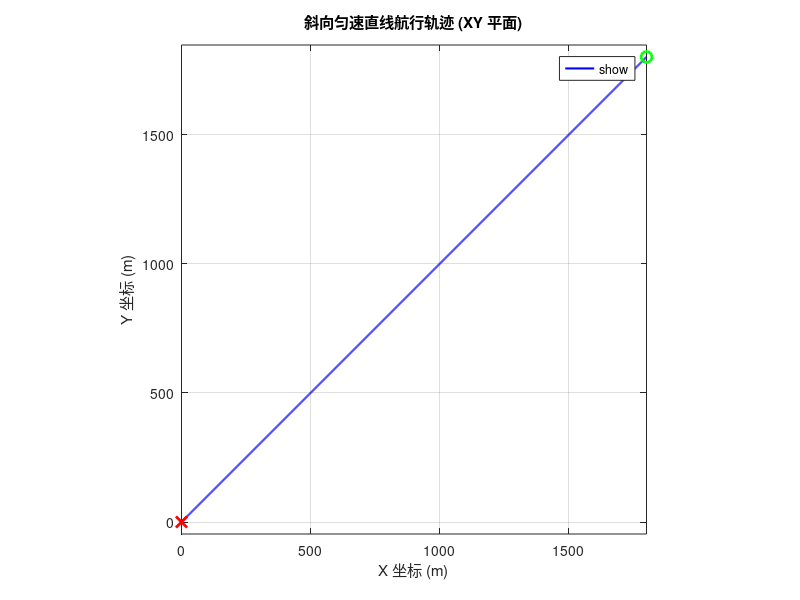

This chart was generated by the following MATLAB code:
% MATLAB 代码：生成水平匀速直线轨迹
function [trajectory_coords,velocity_info]=trjgen()

% MATLAB 代码：生成斜向匀速直线轨迹

% --- 轨迹参数定义 ---
start_pos = [1800, 1800, 30]; % 起点坐标 [X0, Y0, Z0]
end_pos = [0, 0, 30]; % 终点坐标 [Xf, Yf, Zf]
speed_magnitude = 1;         % 速度大小 (m/s)
sample_time = 1;             % 采样时间间隔 (s)

fprintf('正在生成斜向轨迹信息...\n');

% --- 计算轨迹总距离 ---
delta_x = end_pos(1) - start_pos(1);
delta_y = end_pos(2) - start_pos(2);
total_distance = sqrt(delta_x^2 + delta_y^2);

% --- 计算总时间 ---
total_time = total_distance / speed_magnitude;

% --- 生成时间序列 ---
% linspace 可以确保起点和终点准确包含，并均匀分布
time_vector = 0:sample_time:total_time;
num_samples = length(time_vector); % 实际的采样点数量

% --- 生成坐标点信息 ---
% X 坐标：线性插值
x_coords = start_pos(1) + (delta_x / total_time) * time_vector;
% Y 坐标：线性插值
y_coords = start_pos(2) + (delta_y / total_time) * time_vector;
% Z 坐标：始终保持为起点 Z
z_coords = repmat(start_pos(3), 1, num_samples);

% 将坐标点组织成一个 N x 3 的矩阵
trajectory_coords = [x_coords', y_coords', z_coords'];

% --- 生成速度信息 ---
% 计算 X 和 Y 方向的匀速分量
vx = delta_x / total_time;
vy = delta_y / total_time;
vz = 0; % Z 方向速度为 0

% 将速度信息组织成一个 N x 3 的矩阵 (每行相同)
velocity_info = repmat([vx, vy, vz], num_samples, 1);

fprintf('斜向轨迹生成完成。\n');
fprintf('总距离: %.4f m\n', total_distance);
fprintf('总时间: %.4f s\n', total_time);
fprintf('采样点数量: %d\n', num_samples);
fprintf('X方向速度分量: %.4f m/s\n', vx);
fprintf('Y方向速度分量: %.4f m/s\n', vy);
fprintf('Z方向速度分量: %.4f m/s\n', vz);
fprintf('合成速度大小: %.4f m/s (应与输入速度大小一致)\n', norm([vx, vy, vz]));
% 
% % --- 显示部分结果 (可选) ---
% disp('前5个坐标点 (X, Y, Z):');
% disp(trajectory_coords(1:min(5, num_samples), :));
% 
% disp('后5个坐标点 (X, Y, Z):');
% disp(trajectory_coords(max(1, num_samples-4):num_samples, :));
% 
% disp('速度信息 (前5个) (X, Y, Z):');
% disp(velocity_info(1:min(5, num_samples), :));

% --- 绘制轨迹图 (2D 水平平面图) ---
figure('Position',[100,100,500,500]);
plot(trajectory_coords(:,1), trajectory_coords(:,2), 'b-', 'LineWidth', 1.5);
hold on;
plot(start_pos(1), start_pos(2), 'go', 'MarkerSize', 8, 'LineWidth', 2, 'DisplayName', '起点');
plot(end_pos(1), end_pos(2), 'rx', 'MarkerSize', 8, 'LineWidth', 2, 'DisplayName', '终点');
grid on;
axis equal; % 确保X和Y轴比例一致
xlabel('X 坐标 (m)');
ylabel('Y 坐标 (m)');
title('斜向匀速直线航行轨迹 (XY 平面)');
legend('show', 'Location', 'best');
hold off;
% 
% % --- 绘制轨迹图 (3D 图) ---
% figure;
% plot3(trajectory_coords(:,1), trajectory_coords(:,2), trajectory_coords(:,3), 'b-', 'LineWidth', 1.5);
% hold on;
% plot3(start_pos(1), start_pos(2), start_pos(3), 'go', 'MarkerSize', 8, 'LineWidth', 2, 'DisplayName', '起点');
% plot3(end_pos(1), end_pos(2), end_pos(3), 'rx', 'MarkerSize', 8, 'LineWidth', 2, 'DisplayName', '终点');
% grid on;
% xlabel('X 坐标 (m)');
% ylabel('Y 坐标 (m)');
% zlabel('Z 坐标 (m)');
% title('斜向匀速直线航行轨迹 (3D)');
% legend('show', 'Location', 'best');
% view(3); % 3D 视角
% hold off;
